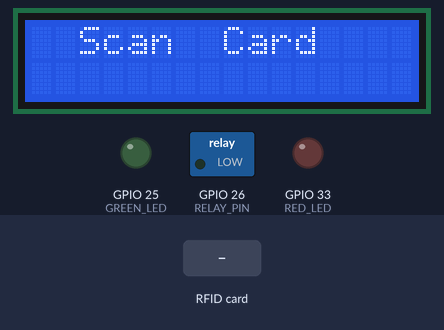
The sketch below on a simulated ESP32. On the bench: 16×2 character LCD, switched loads named in the sketch (green lamp = pin HIGH), output pins drawn as LEDs (lit = HIGH). Inputs (shaded band) come from the test bench. What the sketch prints to the serial monitor is not drawn.

Above: at 3.3 s.
3.4 s: RFID card DE AD BE EF held to the reader
At 4.4 s:
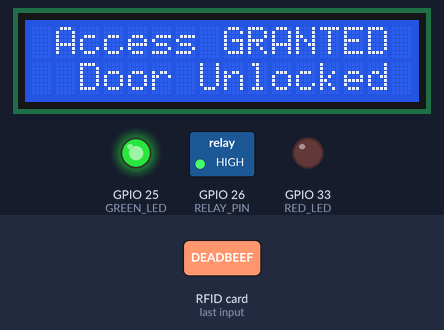
6.4 s: RFID card 5E 7A 19 C4 held to the reader
At 7.0 s:
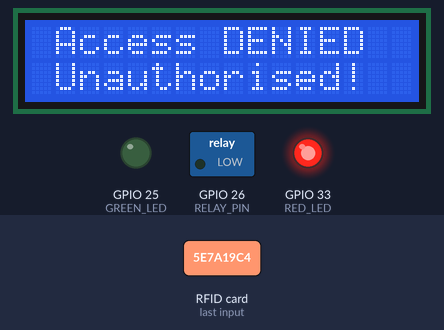
9.4 s: RFID card 12 34 56 78 held to the reader
At 10.0 s:
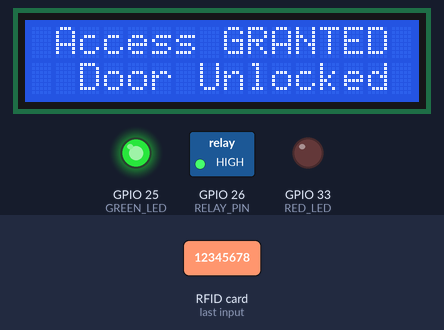
Timing chart, 0 to 12.9 s (numbered marks = the images above; inputs shaded):
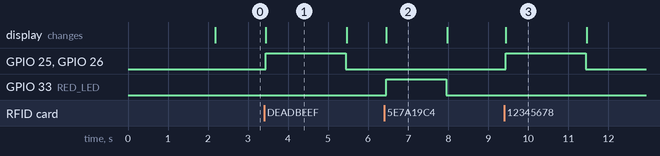

Measured:
- after the input at 3.4 s, GPIO 25 (GREEN_LED), GPIO 26 (RELAY_PIN): LOW → HIGH after 0.05 s, → LOW 2.0 s later; the display: changes after 0.05 s (image 1)
- after the input at 6.4 s, GPIO 33 (RED_LED): LOW → HIGH after 0.06 s, → LOW 1.5 s later; the display: changes after 0.06 s (image 2)
- after the input at 9.4 s, GPIO 25 (GREEN_LED), GPIO 26 (RELAY_PIN): LOW → HIGH at once, → LOW 2.0 s later; the display: changes at once (image 3)
- what the display in image 1 shows lasts 2.1 s, from 3.4 s to 5.5 s
- what the display in image 2 shows lasts 1.5 s, from 6.5 s to 8.0 s

The sketch:

RFID_Access_Control.ino
```cpp
/*
 * ============================================================
 *  RFID-Based Access Control System
 *  Author  : Saksham Chamoli
 *  Hardware: ESP32 DevKit v1 + MFRC522 + 16x2 I2C LCD + Relay
 * ============================================================
 *  Libraries required (Arduino Library Manager):
 *    - MFRC522           by GithubCommunity
 *    - LiquidCrystal_I2C by Frank de Brabander
 *
 *  Wiring (MFRC522 via SPI):
 *    MFRC522 SDA  --> GPIO5
 *    MFRC522 SCK  --> GPIO18
 *    MFRC522 MOSI --> GPIO23
 *    MFRC522 MISO --> GPIO19
 *    MFRC522 RST  --> GPIO27
 *    MFRC522 3.3V --> 3.3V
 *    MFRC522 GND  --> GND
 *
 *  Relay / Output:
 *    Relay IN     --> GPIO26
 *    Green LED    --> GPIO25 (Access Granted)
 *    Red LED      --> GPIO33 (Access Denied)
 * ============================================================
 */

#include <SPI.h>
#include <MFRC522.h>
#include <Wire.h>
#include <LiquidCrystal_I2C.h>

// ── Pin Definitions ──────────────────────────────────────────
#define SS_PIN      5    // MFRC522 SDA/SS
#define RST_PIN     27   // MFRC522 RST
#define RELAY_PIN   26   // Relay (door lock)
#define GREEN_LED   25   // Access granted LED
#define RED_LED     33   // Access denied LED

// ── Objects ──────────────────────────────────────────────────
MFRC522 rfid(SS_PIN, RST_PIN);
LiquidCrystal_I2C lcd(0x27, 16, 2);

// ── Authorised UIDs ──────────────────────────────────────────
// Add your RFID card UIDs here (scan with Serial Monitor first)
// Format: {0xAB, 0xCD, 0xEF, 0x12}
const byte AUTHORISED_UIDS[][4] = {
  {0xDE, 0xAD, 0xBE, 0xEF},   // Card 1 — replace with your UID
  {0x12, 0x34, 0x56, 0x78},   // Card 2 — replace with your UID
};
const int NUM_CARDS = sizeof(AUTHORISED_UIDS) / sizeof(AUTHORISED_UIDS[0]);

// ── Timing ────────────────────────────────────────────────────
#define ACCESS_DELAY  2000   // ms door stays unlocked
#define DENIED_DELAY  1500   // ms denied message duration

// ── Helper: Compare UIDs ──────────────────────────────────────
bool isAuthorised(byte *uid, byte uidSize) {
  if (uidSize != 4) return false;
  for (int i = 0; i < NUM_CARDS; i++) {
    bool match = true;
    for (int j = 0; j < 4; j++) {
      if (uid[j] != AUTHORISED_UIDS[i][j]) {
        match = false;
        break;
      }
    }
    if (match) return true;
  }
  return false;
}

// ── Helper: Print UID to Serial ───────────────────────────────
void printUID(byte *uid, byte size) {
  Serial.print("UID: ");
  for (byte i = 0; i < size; i++) {
    Serial.print(uid[i] < 0x10 ? "0" : "");
    Serial.print(uid[i], HEX);
    if (i < size - 1) Serial.print(":");
  }
  Serial.println();
}

// ── Grant Access ─────────────────────────────────────────────
void grantAccess() {
  Serial.println("✅ Access GRANTED");
  lcd.clear();
  lcd.setCursor(0, 0);
  lcd.print(" Access GRANTED ");
  lcd.setCursor(0, 1);
  lcd.print("  Door Unlocked ");

  digitalWrite(GREEN_LED, HIGH);
  digitalWrite(RED_LED,   LOW);
  digitalWrite(RELAY_PIN, HIGH);   // Unlock

  delay(ACCESS_DELAY);

  digitalWrite(RELAY_PIN, LOW);    // Lock again
  digitalWrite(GREEN_LED, LOW);
}

// ── Deny Access ──────────────────────────────────────────────
void denyAccess() {
  Serial.println("❌ Access DENIED");
  lcd.clear();
  lcd.setCursor(0, 0);
  lcd.print(" Access DENIED  ");
  lcd.setCursor(0, 1);
  lcd.print(" Unauthorised!  ");

  digitalWrite(RED_LED,   HIGH);
  digitalWrite(GREEN_LED, LOW);
  digitalWrite(RELAY_PIN, LOW);

  delay(DENIED_DELAY);

  digitalWrite(RED_LED, LOW);
}

// ── Setup ────────────────────────────────────────────────────
void setup() {
  Serial.begin(9600);

  pinMode(RELAY_PIN, OUTPUT);
  pinMode(GREEN_LED, OUTPUT);
  pinMode(RED_LED,   OUTPUT);
  digitalWrite(RELAY_PIN, LOW);
  digitalWrite(GREEN_LED, LOW);
  digitalWrite(RED_LED,   LOW);

  lcd.init();
  lcd.backlight();
  lcd.setCursor(0, 0);
  lcd.print(" RFID  Access   ");
  lcd.setCursor(0, 1);
  lcd.print(" Control System ");
  delay(2000);
  lcd.clear();

  SPI.begin();
  rfid.PCD_Init();

  Serial.println("RFID Access Control System Ready.");
  Serial.println("Scan your card...\n");

  lcd.setCursor(0, 0);
  lcd.print("  Scan  Card    ");
  lcd.setCursor(0, 1);
  lcd.print("                ");
}

// ── Main Loop ────────────────────────────────────────────────
void loop() {
  // Wait for a new card
  if (!rfid.PICC_IsNewCardPresent() || !rfid.PICC_ReadCardSerial()) {
    return;
  }

  // Print scanned UID
  printUID(rfid.uid.uidByte, rfid.uid.size);

  // Check authorisation
  if (isAuthorised(rfid.uid.uidByte, rfid.uid.size)) {
    grantAccess();
  } else {
    denyAccess();
  }

  // Halt card to prevent repeated reads
  rfid.PICC_HaltA();
  rfid.PCD_StopCrypto1();

  // Return to idle
  lcd.clear();
  lcd.setCursor(0, 0);
  lcd.print("  Scan  Card    ");
}
```
